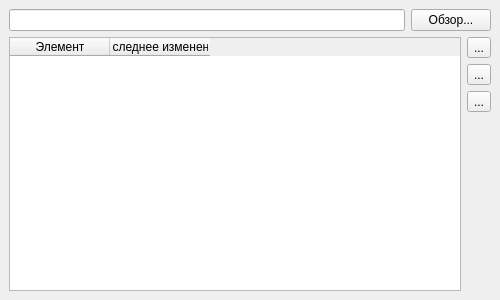
<?xml version="1.0" encoding="UTF-8"?>
<ui version="4.0">
 <class>MainWindow</class>
 <widget class="QMainWindow" name="MainWindow">
  <property name="geometry">
   <rect>
    <x>0</x>
    <y>0</y>
    <width>500</width>
    <height>300</height>
   </rect>
  </property>
  <property name="minimumSize">
   <size>
    <width>500</width>
    <height>300</height>
   </size>
  </property>
  <property name="windowTitle">
   <string>MainWindow</string>
  </property>
  <widget class="QWidget" name="centralwidget">
   <layout class="QGridLayout" name="gridLayout">
    <item row="0" column="0">
     <layout class="QHBoxLayout" name="horizontalLayout">
      <item>
       <widget class="QLineEdit" name="path_lineEdit"/>
      </item>
      <item>
       <widget class="QPushButton" name="browse_pushButton">
        <property name="text">
         <string>Обзор...</string>
        </property>
       </widget>
      </item>
     </layout>
    </item>
    <item row="1" column="0">
     <layout class="QHBoxLayout" name="horizontalLayout_2">
      <item>
       <widget class="QTableWidget" name="tableWidget">
        <property name="autoScroll">
         <bool>true</bool>
        </property>
        <property name="alternatingRowColors">
         <bool>false</bool>
        </property>
        <property name="selectionBehavior">
         <enum>QAbstractItemView::SelectRows</enum>
        </property>
        <property name="columnCount">
         <number>2</number>
        </property>
        <attribute name="horizontalHeaderDefaultSectionSize">
         <number>100</number>
        </attribute>
        <attribute name="horizontalHeaderStretchLastSection">
         <bool>false</bool>
        </attribute>
        <column>
         <property name="text">
          <string>Элемент</string>
         </property>
        </column>
        <column>
         <property name="text">
          <string>Последнее изменение</string>
         </property>
        </column>
       </widget>
      </item>
      <item>
       <layout class="QVBoxLayout" name="verticalLayout">
        <item>
         <widget class="QToolButton" name="scan_toolButton">
          <property name="text">
           <string>...</string>
          </property>
          <property name="iconSize">
           <size>
            <width>24</width>
            <height>24</height>
           </size>
          </property>
         </widget>
        </item>
        <item>
         <widget class="QToolButton" name="toTxt_toolButton">
          <property name="text">
           <string>...</string>
          </property>
          <property name="iconSize">
           <size>
            <width>24</width>
            <height>24</height>
           </size>
          </property>
         </widget>
        </item>
        <item>
         <widget class="QToolButton" name="toXlsx_toolButton">
          <property name="text">
           <string>...</string>
          </property>
          <property name="iconSize">
           <size>
            <width>24</width>
            <height>24</height>
           </size>
          </property>
         </widget>
        </item>
        <item>
         <spacer name="verticalSpacer">
          <property name="orientation">
           <enum>Qt::Vertical</enum>
          </property>
          <property name="sizeHint" stdset="0">
           <size>
            <width>20</width>
            <height>40</height>
           </size>
          </property>
         </spacer>
        </item>
       </layout>
      </item>
     </layout>
    </item>
   </layout>
  </widget>
 </widget>
 <resources/>
 <connections/>
</ui>
